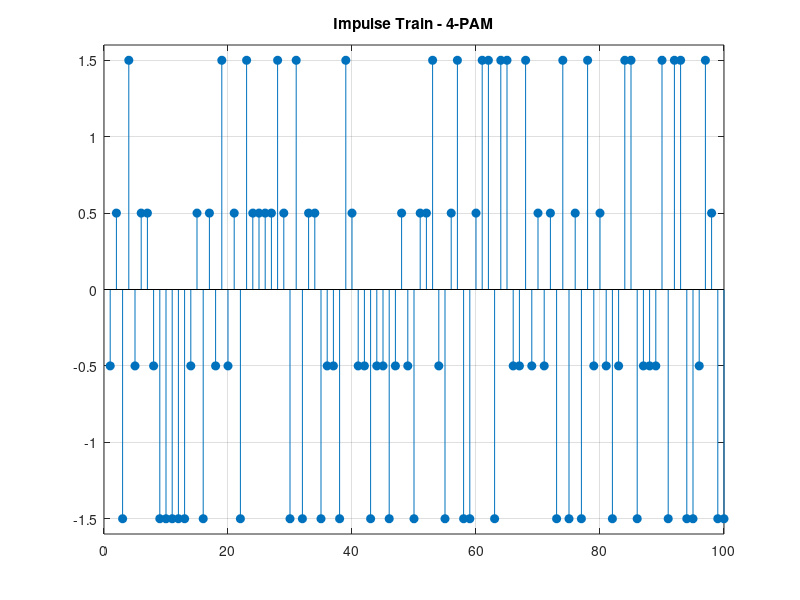

This figure's MATLAB source: (Note: this script raises an error after producing the figure.)
%% TASK 3
clc;
clear;
close all;


Fs = 1000;     % Sample rate
Rb = 100;       % Symbol rate
sps = Fs/Rb;    % Samples per symbol        
M=2;

n = 1000;%number of transmiting bits
message = randi([0 M-1],1,2*n);
modulated = zeros(1,n);      %generate 4 PAM signal
for i = 1:n
    if (message(2*i-1:2*i) == [0,0])
        modulated(i) = -1.5;
    elseif (message(2*i-1:2*i) == [0,1])
        modulated(i) = -0.5;
    elseif (message(2*i-1:2*i) == [1,0])
        modulated(i) = 0.5;
    elseif (message(2*i-1:2*i) == [1,1])
        modulated(i) = 1.5;
    end
end

t1 = 0:1:n-1;
figure
stem((modulated),'filled');
title('Impulse Train - 4-PAM');
xlim([0 100]);
ylim([-1.6 1.6]);
grid;

t = 0:1/Fs:50/Rb-1/Fs; idx = round(t*Fs+1);
modulated=transpose(modulated);
%% Tranmit signal with impulse response as sinc function

rolloff = 0;  % Rolloff factor - Sinc Filter
transmitFilter = comm.RaisedCosineTransmitFilter('RolloffFactor', rolloff, ...
    'OutputSamplesPerSymbol', sps);
filteredTx = transmitFilter(modulated);

figure; 
plot(t, real(filteredTx(idx)));
title('Transmitted signal with impulse response as sinc function');
xlabel('Time (sec)');
ylabel('Amplitude');
grid on;

eyeObj1 = comm.EyeDiagram(...
    'SampleRate', Fs, ...
    'SamplesPerSymbol', sps, ...
    'DisplayMode', 'Line plot', ...
    'EnableMeasurements',true,...
    'Name' , 'Eye diagram- 4-PAM - Sinc function pulse shaping filter ' ,...
    'YLimits', [-1 1]);
%eye diagram for transmitted signal 
eyeObj1(filteredTx);


%% Tranmit signal with impulse response as raised cosine pulse shaping filter
%with 0.5 roll-off factor
rolloff = 0.5;  % Rolloff factor 
transmitFilter = comm.RaisedCosineTransmitFilter('RolloffFactor', rolloff, ...
    'OutputSamplesPerSymbol', sps);
filteredTx = transmitFilter(modulated);

figure; 
plot(t, real(filteredTx(idx)));
title('Transmitted signal with impulse response as raised cosine with 0.5 roll-off factor');
xlabel('Time (sec)');
ylabel('Amplitude');
grid on;


eyeObj2 = comm.EyeDiagram(...
    'SampleRate', Fs, ...
    'SamplesPerSymbol', sps, ...
    'DisplayMode', 'Line plot', ...
     'EnableMeasurements',true,...
    'Name' ,'Eye diagram- 4-PAM - Raised cosine pulse shaping filter - 0.5 roll-off factor', ...
    'YLimits', [-0.8 0.8]);

%eye diagram for transmitted signal 
eyeObj2(filteredTx);

               
%% Tranmit signal with impulse response as raised cosine pulse shaping filter
%with 1 roll-off factor
rolloff = 1;  % Rolloff factor 
transmitFilter = comm.RaisedCosineTransmitFilter('RolloffFactor', rolloff, ...
    'OutputSamplesPerSymbol', sps);
filteredTx = transmitFilter(modulated);

figure; 
plot(t, real(filteredTx(idx)));
title('Transmitted signal with impulse response as raised cosine with 1 roll-off factor');
xlabel('Time (sec)');
ylabel('Amplitude');
grid on;


eyeObj3 = comm.EyeDiagram(...
    'SampleRate', Fs, ...
    'SamplesPerSymbol', sps, ...
    'DisplayMode', 'Line plot', ...
    'EnableMeasurements',true,...
    'Name' , 'Eye diagram- 4-PAM - Raised cosine pulse shaping filter - 1 roll-off factor' ,...
    'YLimits', [-0.8 0.8]);

% eye diagram for transmitted signal 
eyeObj3(filteredTx);

                
                
 %% With Noise               
%% noise
Eb_1 = 15*( 1 ^2) /24;
gamma_1 = 10;
N0 = Eb_1 *10^( -0.1* gamma_1 );
std = sqrt(N0/2); 
%% Tranmit signal with impulse response as sinc function with AWGN

rolloff = 0;  % Rolloff factor - Sinc Filter
transmitFilter = comm.RaisedCosineTransmitFilter('RolloffFactor', rolloff, ...
    'OutputSamplesPerSymbol', sps);
filteredTx = transmitFilter(modulated);
noise = std*rand(size(filteredTx));
filteredTxnoise = filteredTx+noise;

figure; 
plot(t, real(filteredTxnoise(idx)));
title('Received signal with impulse response as sinc function with AWGN');
xlabel('Time (sec)');
ylabel('Amplitude');
grid on;

eyeObj4 = comm.EyeDiagram(...
    'SampleRate', Fs, ...
    'SamplesPerSymbol', sps, ...
    'DisplayMode', 'Line plot', ...
    'EnableMeasurements',true,...
    'Name' , 'Eye diagram- 4-PAM - Sinc function pulse shaping filter with AWGN' ,...
    'YLimits', [-0.8 0.8]);
%eye diagram for transmitted signal 
eyeObj4(filteredTxnoise);

%% Tranmit signal with impulse response as raised cosine pulse shaping filter with AWGN

%with 0.5 roll-off factor
rolloff = 0.5;  % Rolloff factor 
transmitFilter = comm.RaisedCosineTransmitFilter('RolloffFactor', rolloff, ...
    'OutputSamplesPerSymbol', sps);
filteredTx = transmitFilter(modulated);
noise = std*rand(size(filteredTx));
filteredTxnoise = filteredTx+noise;

figure; 
plot(t, real(filteredTxnoise(idx)));
title('Received signal with impulse response as raised cosine with 0.5 roll-off factor with AWGN');
xlabel('Time (sec)');
ylabel('Amplitude');
grid on;


eyeObj5 = comm.EyeDiagram(...
    'SampleRate', Fs, ...
    'SamplesPerSymbol', sps, ...
    'DisplayMode', 'Line plot', ...
     'EnableMeasurements',true,...
    'Name' ,'Eye diagram- 4-PAM - Raised cosine pulse shaping filter with AWGN - 0.5 roll-off factor', ...
    'YLimits', [-0.8 0.8]);

%eye diagram for transmitted signal 
eyeObj5(filteredTxnoise);

 %% Tranmit signal with impulse response as raised cosine pulse shaping filter with AWGN
%with 1 roll-off factor
rolloff = 1;  % Rolloff factor 
transmitFilter = comm.RaisedCosineTransmitFilter('RolloffFactor', rolloff, ...
    'OutputSamplesPerSymbol', sps);
filteredTx = transmitFilter(modulated);
noise = std*rand(size(filteredTx));
filteredTxnoise = filteredTx+noise;

figure; 
plot(t, real(filteredTxnoise(idx))); 
title('Received signal with impulse response as raised cosine with 1 roll-off factor with AWGN');
xlabel('Time (sec)');
ylabel('Amplitude');
grid on;


eyeObj6 = comm.EyeDiagram(...
    'SampleRate', Fs, ...
    'SamplesPerSymbol', sps, ...
    'DisplayMode', 'Line plot', ...
    'EnableMeasurements',true,...
    'Name' , 'Eye diagram- 4-PAM - Raised cosine pulse shaping filter with AWGN- 1 roll-off factor' ,...
    'YLimits', [-0.8 0.8]);

% eye diagram for transmitted signal 
eyeObj6(filteredTxnoise);
           